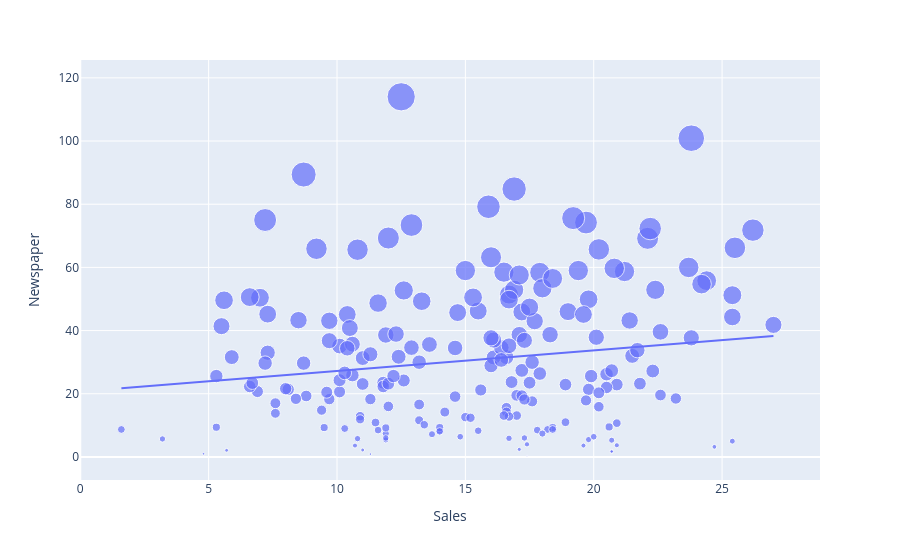

The notebook cell saved with this chart:
### Code cell
figure = px.scatter(
    data,
    x = "Sales",
    y = "Newspaper",
    size = "Newspaper",
    trendline = "ols"
)
figure.show()

### Figure 1 — Plotly figure (JSON) as saved in the notebook; plotly's stock layout.template omitted (floating-point values rounded to 4 significant figures; data arrays with more than 128 entries replaced by an {"elided": "..."} marker saying what was removed)
{"data": [{"hovertemplate": "Sales=%{x}<br>Newspaper=%{marker.size}<extra></extra>", "legendgroup": "", "marker": {"color": "#636efa", "size": {"elided": "200 float values"}, "sizemode": "area", "sizeref": 0.285, "symbol": "circle"}, "mode": "markers", "name": "", "orientation": "v", "showlegend": false, "type": "scatter", "x": {"elided": "200 float values"}, "xaxis": "x", "y": {"elided": "200 float values"}, "yaxis": "y"}, {"hovertemplate": "<b>OLS trendline</b><br>Newspaper = 0.651064 * Sales + 20.7031<br>R<sup>2</sup>=0.024951<br><br>Sales=%{x}<br>Newspaper=%{y} <b>(trend)</b><extra></extra>", "legendgroup": "", "marker": {"color": "#636efa", "symbol": "circle"}, "mode": "lines", "name": "", "showlegend": false, "type": "scatter", "x": {"elided": "200 float values"}, "xaxis": "x", "y": {"elided": "200 float values"}, "yaxis": "y"}], "layout": {"legend": {"itemsizing": "constant", "tracegroupgap": 0}, "margin": {"t": 60}, "xaxis": {"anchor": "y", "domain": [0, 1], "title": {"text": "Sales"}}, "yaxis": {"anchor": "x", "domain": [0, 1], "title": {"text": "Newspaper"}}}}
